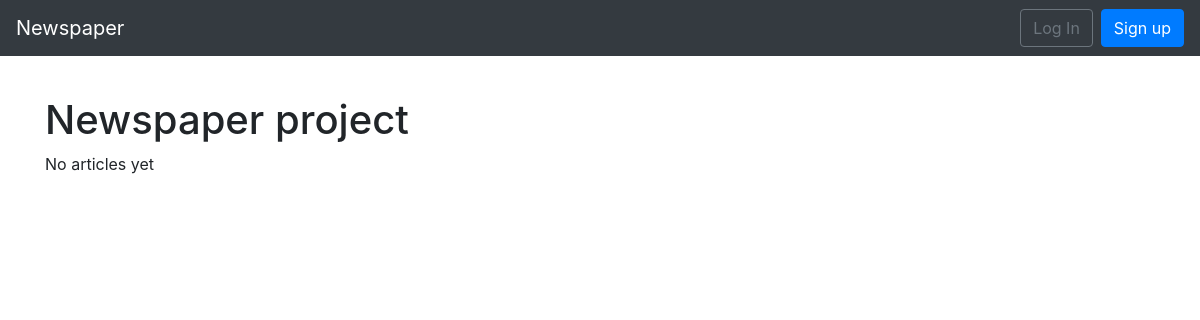
The page /news/ on the database as committed earlier.
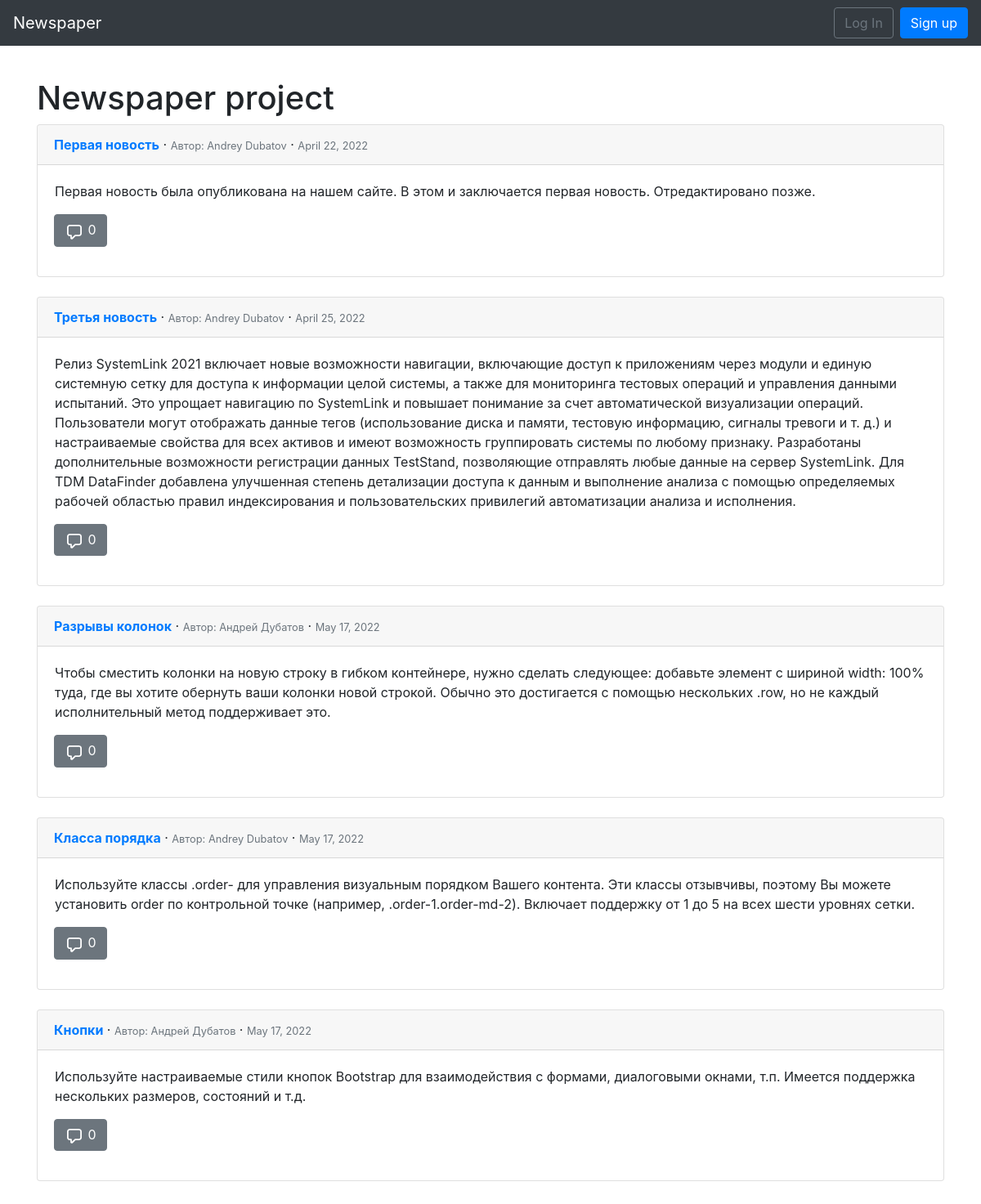
The same page on the database as committed later.
### news/models.py (models this page shows, shortened)
class Article(models.Model):
    title = models.CharField(max_length=255)
    body = models.TextField()
    author = models.ForeignKey(get_user_model(), on_delete=models.CASCADE)
    pub_date = models.DateField(auto_now_add=True)

### users/models.py (models this page shows)
class CustomUser(AbstractUser):
    age = models.PositiveIntegerField(null=True, blank=True)
    def __str__(self):
        return f'{self.first_name} {self.last_name}'

### news/views.py (the view, shortened to what this page needs)
# urls.py: path('news/', NewsListView.as_view(), name='news_list'),
class NewsListView(FormMixin, ListView):
    model = Article
    template_name = 'news_list.html'
    context_object_name = 'articles'
    form_class = CreateCommentForm
    def get_context_data(self, **kwargs):
        context = super().get_context_data(**kwargs)
        form = CreateCommentForm()
        context['latest_articles'] = Article.objects.all()
        context['form'] = form
        return context

### templates/news_list.html (shortened to what this page needs)
{% extends 'base.html' %}
{% load crispy_forms_tags %}
{% block content %}
<div class="row align-items-center justify-content-end">
    <div class="col"><h1>Newspaper project</h1></div>
</div>
    {% if object_list %}
        {% for article in object_list %}
            <article class="card">
                <div class="card-header">
                    <span class="font-weight-bold"><a href="{% url 'news_detail' article.pk %}">{{ article.title }}</a></span> &middot;
                    <small class="text-muted">Автор: <a class="text-muted" href="{% url 'user_detail' article.author.pk %}">{{ article.author }}</a></small> &middot;
                    <small class="text-muted">{{ article.pub_date }}</small>
                </div>
                <div class="card-body">
                    <div class="row px-3">
                        {{ article.body }}
                    </div>
                    <div class="row py-3">
                        <div class="col">
                            <a class="btn btn-secondary" data-bs-toggle="collapse" href="#collapse{{article.pk}}"
                            role="button" aria-expanded="false" aria-controls="collapse{{article.pk}}">
                            {{ article.comments.count }}
                            </a>
                        </div>
                    </div>
                </div>
            </article>
            <br>
        {% endfor %}
    {% else %}
        No articles yet
    {% endif %}
{% endblock content %}

Rows that differ between the two databases and show on the page:
added Article: title "Первая новость", author "Andrey Dubatov", pub_date "April 22, 2022", body "Первая новость была опубликована на нашем сайте. В этом и заключается первая новость. Отредактировано позже.", comments.count "0"
added Article: title "Третья новость", author "Andrey Dubatov", pub_date "April 25, 2022", body "Релиз SystemLink 2021 включает новые возможности навигации, включающие доступ к приложениям через модули и единую системную сетку для доступа к информации целой системы, а также для мониторинга тестовых операций и управления данными испытаний. Это упрощает навигацию по SystemLink и повышает понимание за счет автоматической визуализации операций. Пользователи могут отображать данные тегов (использование диска и памяти, тестовую информацию, сигналы тревоги и т. д.) и настраиваемые свойства для всех активов и имеют возможность группировать системы по любому признаку. Разработаны дополнительные возможности регистрации данных TestStand, позволяющие отправлять любые данные на сервер SystemLink.…", comments.count "0"
added Article: title "Разрывы колонок", author "Андрей Дубатов", pub_date "May 17, 2022", body "Чтобы сместить колонки на новую строку в гибком контейнере, нужно сделать следующее: добавьте элемент с шириной width: 100% туда, где вы хотите обернуть ваши колонки новой строкой. Обычно это достигается с помощью нескольких .row, но не каждый исполнительный метод поддерживает это.", comments.count "0"
added Article: title "Класса порядка", author "Andrey Dubatov", pub_date "May 17, 2022", body "Используйте классы .order- для управления визуальным порядком Вашего контента. Эти классы отзывчивы, поэтому Вы можете установить order по контрольной точке (например, .order-1.order-md-2). Включает поддержку от 1 до 5 на всех шести уровнях сетки.", comments.count "0"
added Article: title "Кнопки", author "Андрей Дубатов", pub_date "May 17, 2022", body "Используйте настраиваемые стили кнопок Bootstrap для взаимодействия с формами, диалоговыми окнами, т.п. Имеется поддержка нескольких размеров, состояний и т.д.", comments.count "0"
Other text that changed with them:
text no longer shown: "No articles yet"
